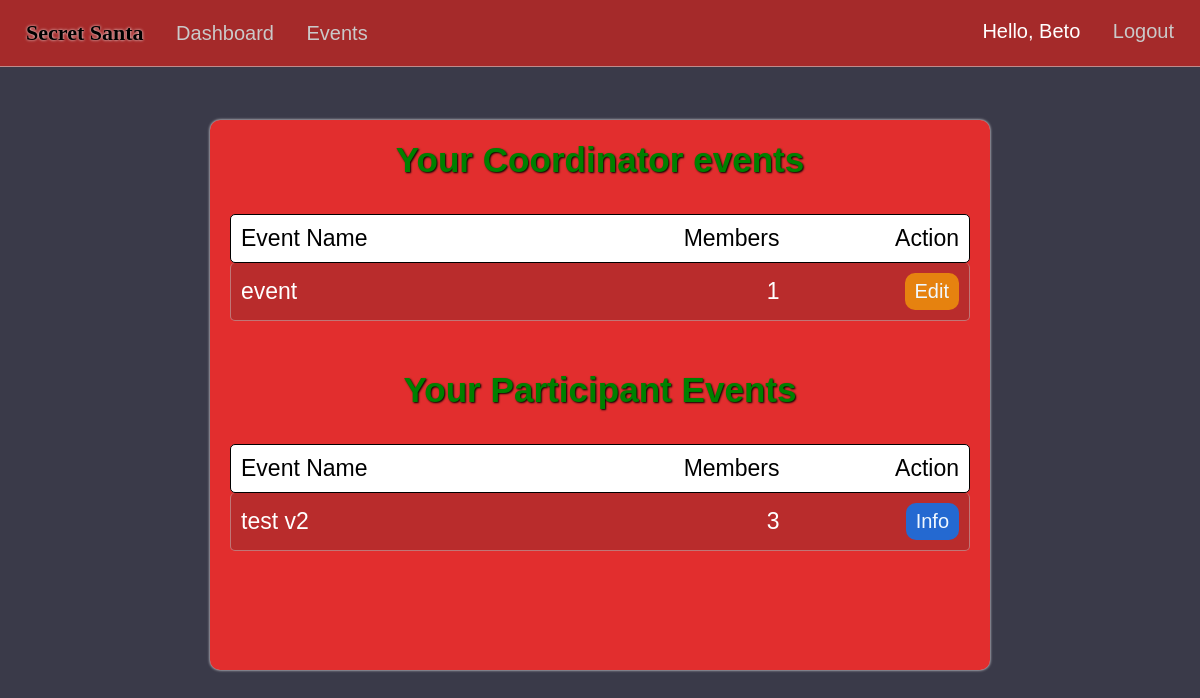
Before: /dashboard (signed in) with the older database file.
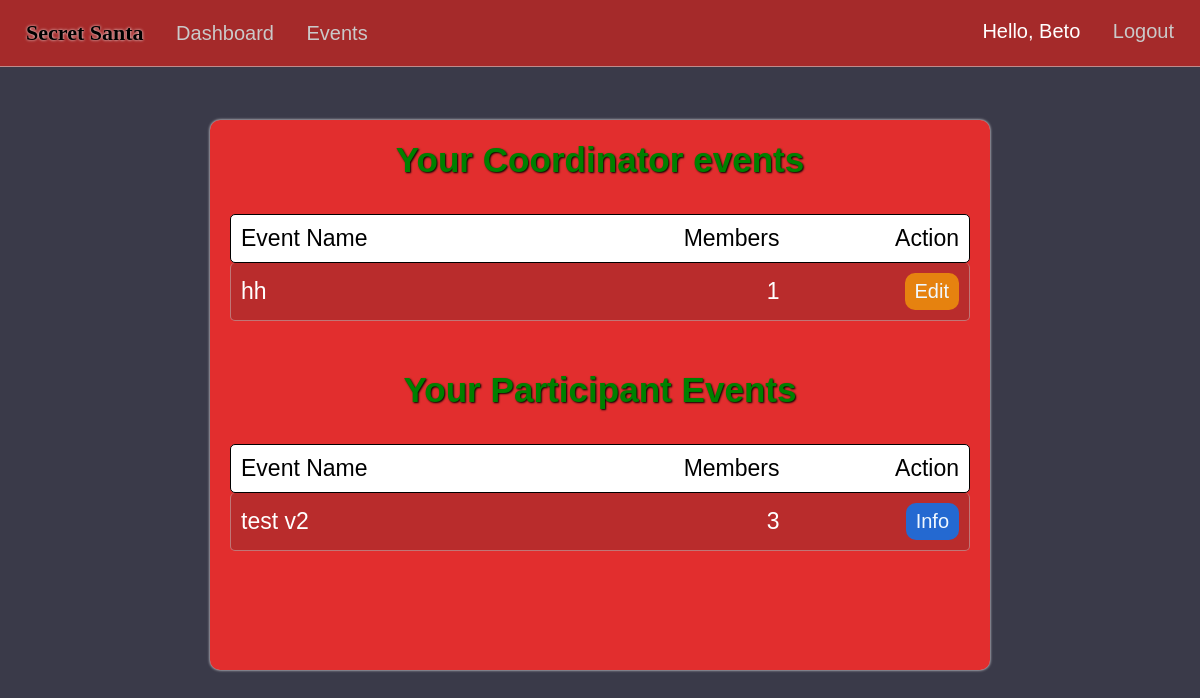
After: the same page with the newer database file.
### market/models.py (models this page shows, shortened)
class EventMembers(db.Model):
    id = db.Column(db.Integer(), primary_key=True)
    event_id = db.Column(db.Integer(), db.ForeignKey('event.event_id'), nullable=False)
    user_id = db.Column(db.Integer(), db.ForeignKey('user.id'), nullable=False)
    status = db.Column(db.String(length=20))
    user = db.relationship('User', backref='event_members', lazy=True)
    events = db.relationship('Event', backref='event_link', lazy=True)

class Event(db.Model):
    event_id = db.Column(db.Integer(), primary_key=True)
    coordinator_id = db.Column(db.Integer(), db.ForeignKey('user.id'), nullable=False)
    event_name = db.Column(db.String(length=75), nullable=False, unique=True)
    event_date = db.Column(db.Date())
    event_status = db.Column(db.String(length=20))
    members = db.relationship('EventMembers', backref='attended_events', lazy=True)
    fields = db.relationship('EventFields', backref='event_for_field', lazy=True)

### market/routes.py (the view)
@app.route("/dashboard")
@login_required
def dashboard_page():
    user_events=EventMembers.query.filter_by(user_id=current_user.id,status='member').all()
    return render_template('dashboard.html',user_events=user_events)

### market/models.py (called while the page is built)
@login_manager.user_loader
def load_user(user_id):
    return User.query.get(int(user_id))

### market/templates/dashboard.html (shortened to what this page needs)
{% extends 'base.html' %}
{% block style %}
<link rel= "stylesheet" type= "text/css" href= "{{ url_for('static',filename='styles/dashboard.css') }}">
{% endblock %}
{% block content %}
<center>
{% if user_events %}
  <div class="content-container">
  <div class="event-filled">
    <h3>Your Coordinator events</h3><br/>
    <div class="info-titles">
      <div class="event-info-interior">
        <p>Event Name</p>
        <p>Members</p>
      </div>
      <p>Action</p>
    </div>
  {% for event in user_events %}
    {% if event.attended_events.coordinator_id == current_user.id %}
      <div class="event-info">
        <div class="event-info-interior">
        <p>{{ event.attended_events.event_name }}</p>
        {% set count = [] %}
        {% for person in event.attended_events.members%}
          {% if person.status == 'member'%}
            {% set _ = count.append(person) %}
          {% endif %}
        {% endfor %}
        <p>{{count|length}}</p>
        </div>
        <a href="{{ url_for('event_info', event_id=event.event_id) }}"><button class="edit-btn">Edit</button></a>
      </div>
    {% endif %}
  {% endfor %}
  <br/>
  <h3 class="dash-title">Your Participant Events</h3><br/>
  <div class="info-titles">
    <div class="event-info-interior">
      <p>Event Name</p>
      <p>Members</p>
    </div>
    <p>Action</p>
  </div>
  {% for event in user_events %}
  {% if current_user.is_authenticated and event.attended_events.coordinator_id != current_user.id %}
    <div class="event-info">
      <div class="event-info-interior">
      <p>{{event.attended_events.event_name}}</p>
      <p class="members">{{ event.attended_events.members|length }}</p>
      </div>
      <a href="{{ url_for('event_info', event_id=event.event_id) }}"><button class="info-btn">Info</button></a>
    </div>
  {% endif %}
{% endfor %}
  </div>
  </div>
  {% endif%}
</center>
{% endblock %}

Changed rows visible on the page:
changed through a linked row, EventMembers (number 1 of 2 on the later page): attended_events.event_name "event" → "hh"
